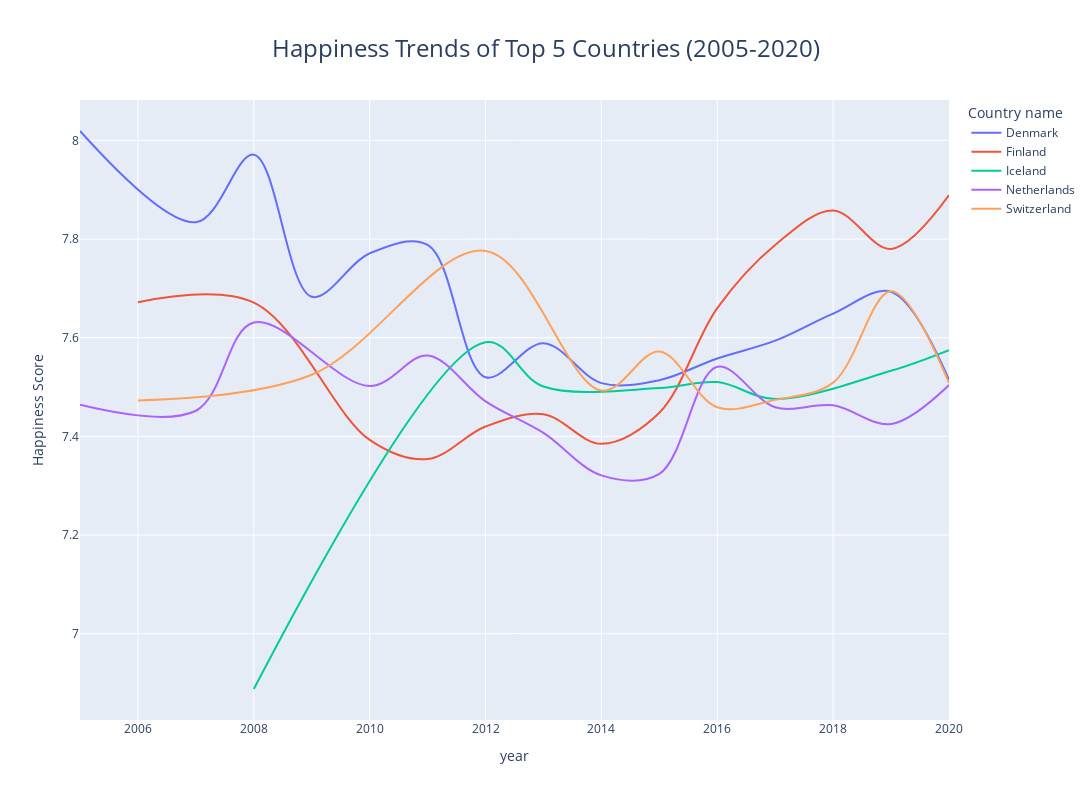

Source (notebook cell):
### Markdown cell above
### 7. Line Chart: Top-5 Countries’ Happiness Over Time
**Rationale:** Interactive line shows evolution from 2005–2020.
**Expected Insights:** Plateaus or dips corresponding to global events.

### Code cell
top5 = df.nlargest(5, 'ladder_score')['country_name'].tolist()

df_top5 = historical[historical['Country name'].isin(top5)]



fig = px.line(
    df_top5, 
    x='year', 
    y='Life Ladder', 
    color='Country name',
    title='Happiness Trends of Top 5 Countries (2005-2020)',
    labels={'Life Ladder':'Happiness Score'}, line_shape='spline'
)

# Increase the size of the figure
fig.update_layout(
    title_font_size=24,
    title_x=0.5,
    title_y=0.95,
    title_xanchor='center',
    title_yanchor='top',
    width=1200,
    height=800
)

fig.show()

### Figure 1 — Plotly figure (JSON) as saved in the notebook; plotly's stock layout.template omitted (floating-point values rounded to 4 significant figures)
{"data": [{"hovertemplate": "Country name=Denmark<br>year=%{x}<br>Happiness Score=%{y}<extra></extra>", "legendgroup": "Denmark", "line": {"color": "#636efa", "dash": "solid", "shape": "spline"}, "marker": {"symbol": "circle"}, "mode": "lines", "name": "Denmark", "orientation": "v", "showlegend": true, "type": "scatter", "x": [2005, 2007, 2008, 2009, 2010, 2011, 2012, 2013, 2014, 2015, 2016, 2017, 2018, 2019, 2020], "xaxis": "x", "y": [8.019, 7.834, 7.971, 7.683, 7.771, 7.788, 7.52, 7.589, 7.508, 7.514, 7.558, 7.594, 7.649, 7.693, 7.515], "yaxis": "y"}, {"hovertemplate": "Country name=Finland<br>year=%{x}<br>Happiness Score=%{y}<extra></extra>", "legendgroup": "Finland", "line": {"color": "#EF553B", "dash": "solid", "shape": "spline"}, "marker": {"symbol": "circle"}, "mode": "lines", "name": "Finland", "orientation": "v", "showlegend": true, "type": "scatter", "x": [2006, 2008, 2010, 2011, 2012, 2013, 2014, 2015, 2016, 2017, 2018, 2019, 2020], "xaxis": "x", "y": [7.672, 7.671, 7.393, 7.354, 7.42, 7.445, 7.385, 7.448, 7.66, 7.788, 7.858, 7.78, 7.889], "yaxis": "y"}, {"hovertemplate": "Country name=Iceland<br>year=%{x}<br>Happiness Score=%{y}<extra></extra>", "legendgroup": "Iceland", "line": {"color": "#00cc96", "dash": "solid", "shape": "spline"}, "marker": {"symbol": "circle"}, "mode": "lines", "name": "Iceland", "orientation": "v", "showlegend": true, "type": "scatter", "x": [2008, 2012, 2013, 2015, 2016, 2017, 2019, 2020], "xaxis": "x", "y": [6.888, 7.591, 7.501, 7.498, 7.51, 7.476, 7.533, 7.575], "yaxis": "y"}, {"hovertemplate": "Country name=Netherlands<br>year=%{x}<br>Happiness Score=%{y}<extra></extra>", "legendgroup": "Netherlands", "line": {"color": "#ab63fa", "dash": "solid", "shape": "spline"}, "marker": {"symbol": "circle"}, "mode": "lines", "name": "Netherlands", "orientation": "v", "showlegend": true, "type": "scatter", "x": [2005, 2007, 2008, 2010, 2011, 2012, 2013, 2014, 2015, 2016, 2017, 2018, 2019, 2020], "xaxis": "x", "y": [7.464, 7.452, 7.631, 7.502, 7.564, 7.471, 7.407, 7.321, 7.324, 7.541, 7.459, 7.463, 7.425, 7.504], "yaxis": "y"}, {"hovertemplate": "Country name=Switzerland<br>year=%{x}<br>Happiness Score=%{y}<extra></extra>", "legendgroup": "Switzerland", "line": {"color": "#FFA15A", "dash": "solid", "shape": "spline"}, "marker": {"symbol": "circle"}, "mode": "lines", "name": "Switzerland", "orientation": "v", "showlegend": true, "type": "scatter", "x": [2006, 2009, 2012, 2014, 2015, 2016, 2017, 2018, 2019, 2020], "xaxis": "x", "y": [7.473, 7.525, 7.776, 7.493, 7.572, 7.459, 7.474, 7.509, 7.694, 7.508], "yaxis": "y"}], "layout": {"height": 800, "legend": {"title": {"text": "Country name"}, "tracegroupgap": 0}, "title": {"font": {"size": 24}, "text": "Happiness Trends of Top 5 Countries (2005-2020)", "x": 0.5, "xanchor": "center", "y": 0.95, "yanchor": "top"}, "width": 1200, "xaxis": {"anchor": "y", "domain": [0, 1], "title": {"text": "year"}}, "yaxis": {"anchor": "x", "domain": [0, 1], "title": {"text": "Happiness Score"}}}}
